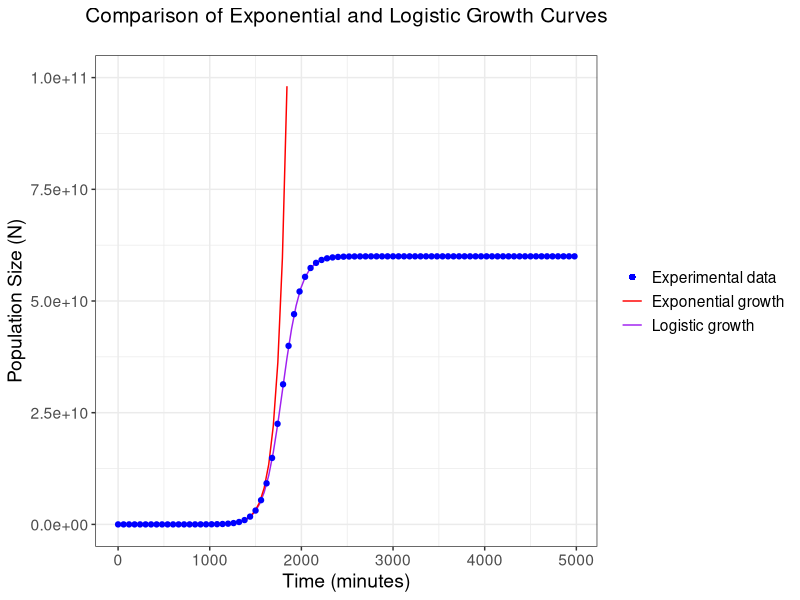

This chart was generated by the following R code:
#Script to plot data and model
install.packages("ggplot2")
install.packages("ragg")
library(ggplot2)
library(ragg)


growth_data <- read.csv("experiment1.csv")

# The estimated parameters
N0 <- exp(6.883) 
r <- 10^(-2) 
K <- 6e+10

# Functions
logistic_fun <- function(t) {
  N <- (N0*K*exp(r*t))/(K-N0+N0*exp(r*t))
  return(N)
}

exponential_fun <- function(t){
  N <- N0*exp(r*t)
  return(N)
}


#Plot
comparative_plot <- ggplot(aes(t,N), data = growth_data) +
  geom_function(fun=logistic_fun, aes(colour="Logistic growth")) +
  geom_function(fun=exponential_fun, aes(colour="Exponential growth")) +
  geom_point(aes(y=N, colour="Experimental data")) +
  labs(x="Time (minutes)", y="Population Size (N)", title="Comparison of Exponential and Logistic Growth Curves") +
  scale_y_continuous(label=scales::scientific, limits=c(0, 1e11)) +
  theme_bw()+
  theme(text = element_text(size=14),
        plot.title = element_text(size=15, hjust = 0.5, margin = margin(b=20)),
        axis.title = element_text(size=14),
        legend.title = element_blank(),
        legend.position = "right")+
  scale_color_manual(values = c("Experimental data" = "blue", "Exponential growth" = "red", "Logistic growth" = "purple"),
                     labels = c("Experimental data", "Exponential growth", "Logistic growth")) +
  guides(colour = guide_legend(override.aes = list(
    linetype = c("blank", "solid", "solid"),
    shape = c(16, NA, NA),
    size = c(2, 1, 1))))

#save the figure
agg_png("figures/comparative_plot1.png", 
        width = 1000, height = 800, units = "px", res=135)
comparative_plot
dev.off() #shuts down the current device
